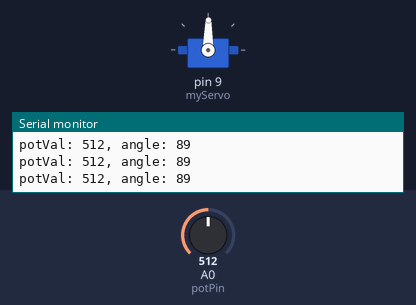
This sketch was run on a simulated Arduino Uno, built with avr-gcc and run on an emulated ATmega328P. Parts: servo, the last lines printed to the serial monitor. The inputs (shaded band) are chosen by the test bench; at power-on: A0 (potPin) = 512.

Above: at 1.2 s.
1.3 s: A0 (potPin) set to 61
At 2.0 s:
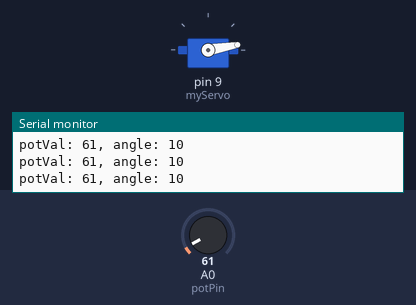
2.8 s: A0 (potPin) set to 53
At 3.8 s:
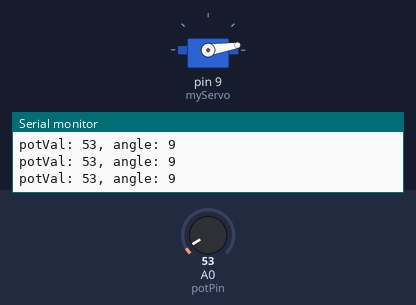
4.3 s: A0 (potPin) set to 122
At 4.9 s:
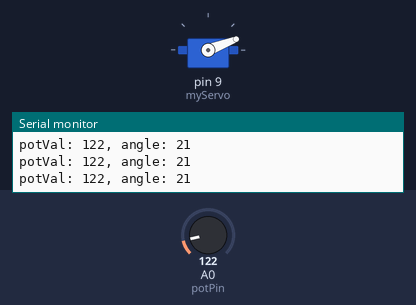
5.8 s: A0 (potPin) set to 306
At 6.8 s:
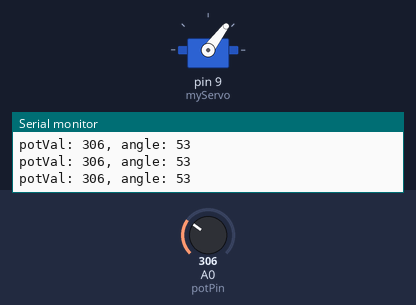
7.3 s: A0 (potPin) set to 990
At 8.5 s:
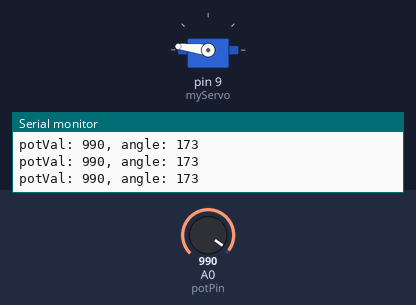
8.8 s: A0 (potPin) set to 1009
At 9.9 s:
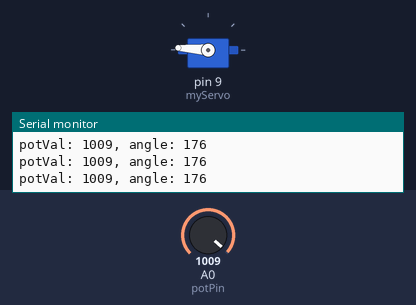
Timing chart, 0 to 11.3 s (numbered marks = the images above; inputs shaded):
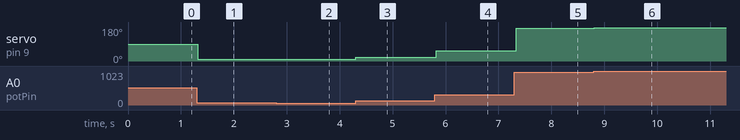

The sketch:

Progetto5.ino
```cpp
#include <Servo.h>

Servo myServo;
const int potPin = A0;
int valPotenziometro;
int angle;

void setup() {
  // put your setup code here, to run once:
  myServo.attach(9);
  Serial.begin(9600);
}

void loop() {
  // put your main code here, to run repeatedly:
  valPotenziometro = analogRead(potPin);

  Serial.print("potVal: ");
  Serial.print(valPotenziometro);

  angle = map(valPotenziometro,0,1023,0,179);   //scalatura
  Serial.print(", angle: ");
  Serial.println(angle);

  myServo.write(angle);
  delay(50);
}
```

Measured:
- after the input at 1.3 s, servo on pin 9 (myServo): 89° → 10° at once
- after the input at 2.8 s, servo on pin 9 (myServo): 10° → 9° at once
- after the input at 4.3 s, servo on pin 9 (myServo): 9° → 21° at once
- after the input at 5.8 s, servo on pin 9 (myServo): 21° → 53° at once
- after the input at 7.3 s, servo on pin 9 (myServo): 53° → 173° at once
- after the input at 8.8 s, servo on pin 9 (myServo): 173° → 176° at once
